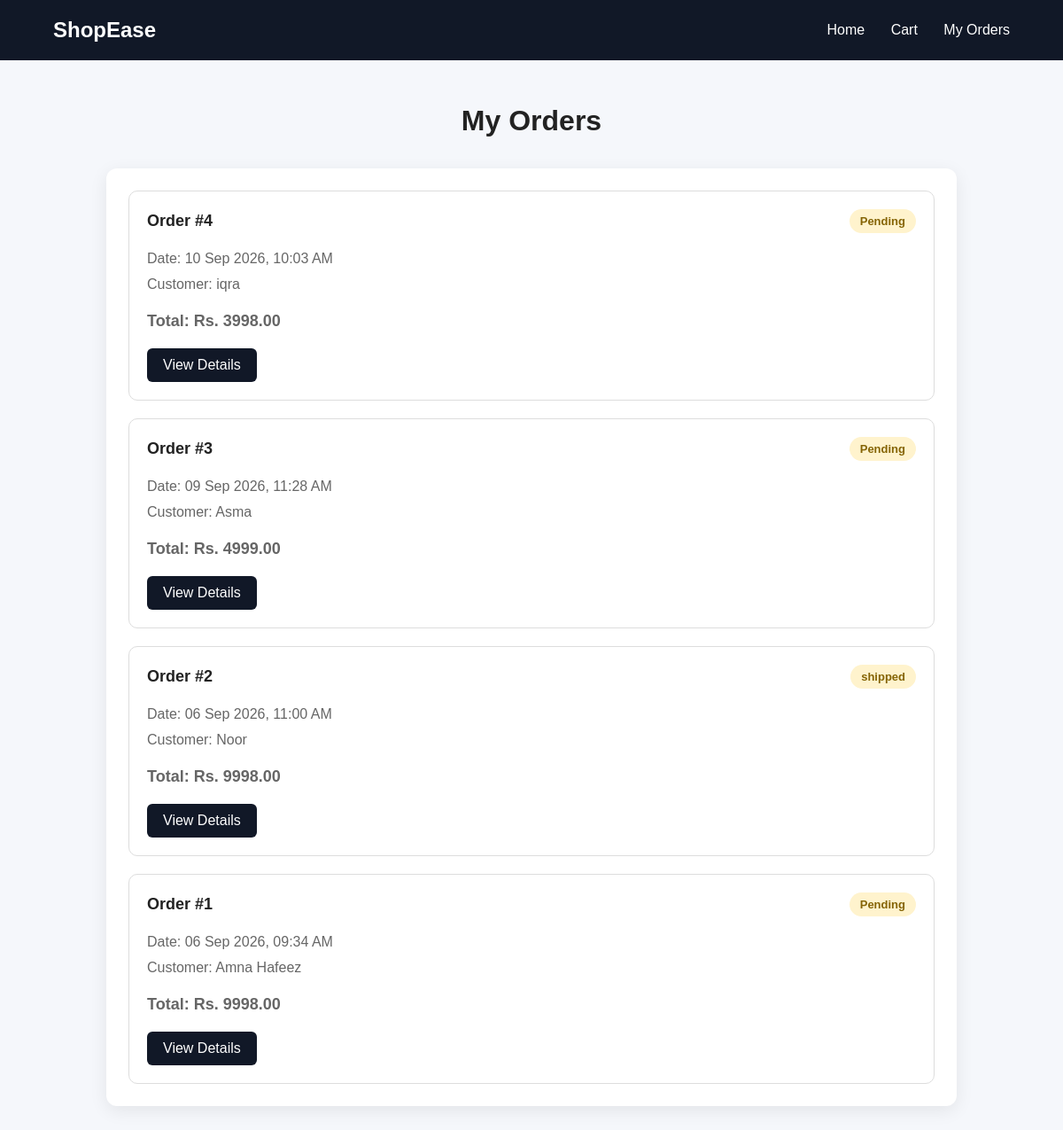
/my-orders/ (signed in), run on the app's committed database.
### store/models.py (models this page shows, shortened)
class Order(models.Model):
    user = models.ForeignKey(
        'auth.User',
        on_delete=models.CASCADE
    )
    total_amount = models.DecimalField(
        max_digits=10,
        decimal_places=2
    )
    full_name = models.CharField(max_length=200)
    phone = models.CharField(max_length=20)
    address = models.TextField()
    status = models.CharField(
        max_length=50,
        default='Pending'
    )
    created_at = models.DateTimeField(auto_now_add=True)

### store/views.py (the view)
@login_required
def my_orders(request):
    orders = Order.objects.filter(
        user=request.user
    ).order_by(
        '-created_at'
    )
    return render(
        request,
        'my_orders.html',
        {
            'orders': orders,
        }
    )

### templates/my_orders.html (shortened to what this page needs)
<!DOCTYPE html>
<html lang="en">
<head>
</head>
<body>
    <header>
        <h2>ShopEase</h2>
        <nav>
            <a href="{% url 'home' %}">
                Home
            </a>
            <a href="{% url 'cart' %}">
                Cart
            </a>
            <a href="{% url 'my_orders' %}">
                My Orders
            </a>
        </nav>
    </header>
    <div class="container">
        <h1>
            My Orders
        </h1>
        {% if orders %}
        <div class="orders-box">
            {% for order in orders %}
            <div class="order-card">
                <div class="order-header">
                    <div class="order-number">
                        Order #{{ order.id }}
                    </div>
                    <div class="status">
                        {{ order.status }}
                    </div>
                </div>
                <div class="order-info">
                    <div>
                        Date:
                        {{ order.created_at|date:"d M Y, h:i A" }}
                    </div>
                    <div>
                        Customer:
                        {{ order.full_name }}
                    </div>
                    <div class="order-total">
                        Total:
                        Rs. {{ order.total_amount }}
                    </div>
                </div>
                <a href="{% url 'order_detail' order.id %}" class="view-btn">
                    View Details
                </a>
            </div>
            {% endfor %}
        </div>
        {% endif %}
    </div>
</body>
</html>

### templates/my_orders.html (style rules this page uses)
* { box-sizing: border-box; }
body { margin: 0; font-family: Arial, sans-serif; background: #f5f7fb; color: #222; }
header { background: #111827; color: white; padding: 20px 60px; display: flex; justify-content: space-between; align-items: center; }
header h2 { margin: 0; }
header nav a { color: white; text-decoration: none; margin-left: 25px; }
.container { max-width: 1000px; margin: 50px auto; padding: 0 20px; }
h1 { text-align: center; margin-bottom: 35px; }
.orders-box { background: white; padding: 25px; border-radius: 12px; box-shadow: 0 5px 20px rgba(0, 0, 0, 0.08); }
.order-card { border: 1px solid #ddd; border-radius: 10px; padding: 20px; margin-bottom: 20px; }
.order-card:last-child { margin-bottom: 0; }
.order-header { display: flex; justify-content: space-between; align-items: center; margin-bottom: 15px; }
.order-number { font-size: 18px; font-weight: bold; }
.status { display: inline-block; padding: 6px 12px; border-radius: 20px; background: #fff3cd; color: #856404; font-size: 13px; font-weight: bold; }
.order-info { color: #666; line-height: 1.8; }
.order-total { font-size: 18px; font-weight: bold; margin-top: 10px; }
.view-btn { display: inline-block; margin-top: 15px; padding: 10px 18px; background: #111827; color: white; text-decoration: none; border-radius: 6px; }

### data on the page
Order: id "4", status "Pending", created_at "10 Sep 2026, 10:03 AM", full_name "iqra", total_amount "3998.00"
Order: id "3", status "Pending", created_at "09 Sep 2026, 11:28 AM", full_name "Asma", total_amount "4999.00"
Order: id "2", status "shipped", created_at "06 Sep 2026, 11:00 AM", full_name "Noor", total_amount "9998.00"
Order: id "1", status "Pending", created_at "06 Sep 2026, 09:34 AM", full_name "Amna Hafeez", total_amount "9998.00"
